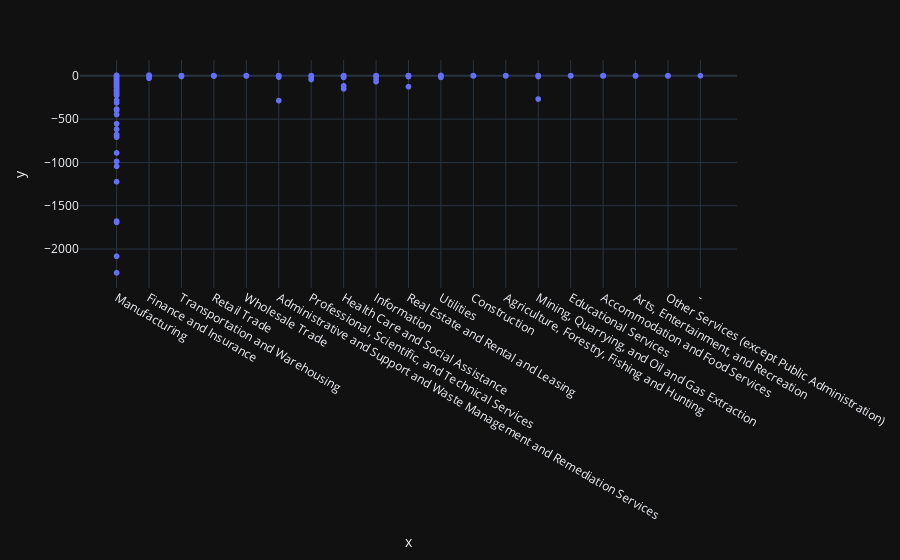

Write notebook code for a chart like this one.
### Markdown cell above
**Ploteo Genneral de todas las industrias con su debido Operating Profit Margin**

### Code cell
fig2 = px.scatter(x=mergedDF['Sector NAICS\nlevel 1'], y=mergedDF['operating_profit_margin'], template='plotly_dark')

fig2.show()

### Figure 1 — Plotly figure (JSON) as saved in the notebook; plotly's stock layout.template omitted (floating-point values rounded to 4 significant figures; data arrays with more than 128 entries replaced by an {"elided": "..."} marker saying what was removed)
{"data": [{"hovertemplate": "x=%{x}<br>y=%{y}<extra></extra>", "legendgroup": "", "marker": {"color": "#636efa", "symbol": "circle"}, "mode": "markers", "name": "", "showlegend": false, "type": "scattergl", "x": {"elided": "3559 str values"}, "xaxis": "x", "y": {"elided": "3559 float values"}, "yaxis": "y"}], "layout": {"legend": {"tracegroupgap": 0}, "margin": {"t": 60}, "xaxis": {"anchor": "y", "domain": [0, 1], "title": {"text": "x"}}, "yaxis": {"anchor": "x", "domain": [0, 1], "title": {"text": "y"}}}}
